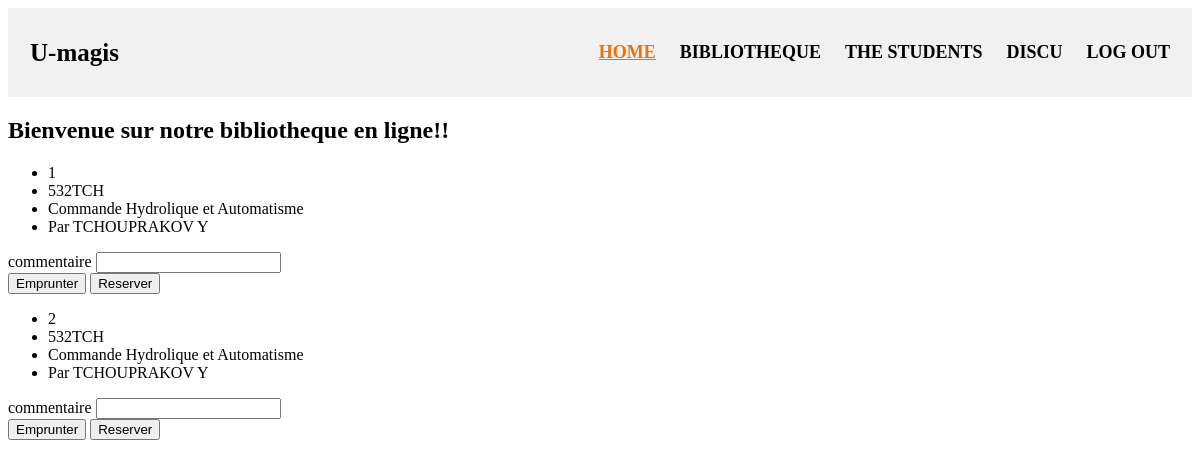
The app's page /biblio/ (signed in) with its own data.
### bibliotheque/models.py (models this page shows)
class Books(models.Model):
    numero = models.CharField(max_length=6)
    auteur = models.CharField(max_length=30)
    titre = models.CharField(max_length=100)
    edition = models.CharField(max_length=10, blank=True)
    annee = models.IntegerField(blank=True)
    lieu = models.CharField(max_length=15, blank=True)
    cotation = models.CharField(max_length=10)
    etat = models.IntegerField()
    observation = models.CharField(max_length=20, blank=True)
    categorie = models.CharField(max_length=50)

### gestionLivres/views.py (the view)
# urls.py: path('biblio/', include('gestionLivres.urls')),
def biblio(request):
    if 'logged_user_id' in request.session:
        logged_user_id = request.session['logged_user_id']
        logged_user = Users.objects.get(id=logged_user_id)
        listbook = []
        for index in range(1,3):
            book = Books.objects.get(id=index)
            idBook = book.id
            cotation = book.cotation
            titre = book.titre
            auteur = book.auteur
            bookshow = {
                    'cotation':cotation,
                    'titre':titre,
                    'auteur':auteur,
                    'idBook':idBook
                }
            listbook.append(bookshow)
        return render(request, 'biblio.html', context={'listbook':listbook})
    else:
        return render(request, 'login.html')

### templates/biblio.html (shortened to what this page needs)
{% extends "baseheader.html" %}
{% block home %}<a href="http://127.0.0.1:8000/home/" class="bar" style="color: rgb(236, 112, 11);"> <u>HOME</u> </a> {% endblock %}
{% block portfolio %} THE STUDENTS {% endblock %}
{% block connexion %} <a href="http://127.0.0.1:8000/logout/"> LOG OUT </a>  {% endblock %}
{% block bibliotheque %} BIBLIOTHEQUE {% endblock %}
{% block discu %} DISCU {% endblock %}
{% block body %}
        <p>
            <h2> Bienvenue sur notre bibliotheque en ligne!! </h2>
        </p>
        <div>
                {% for bookshow in listbook %}
                <form action="http://127.0.0.1:8000/biblio/borrow/" method="post"> {% csrf_token %}
                        <ul>
                            <li>{{ bookshow.idBook }}</li>
                            <li>{{ bookshow.cotation }}</li>
                            <li>{{ bookshow.titre }}</li>
                            <li>Par {{ bookshow.auteur }}</li>
                        </ul>
                        <label for="commentaire">commentaire</label>
                        <input type="text" name="commentaire"> <br>
                        <input type="submit" name="clicked_button" value="Emprunter">
                        <input type="submit" name="clicked_button" value="Reserver">
                </form>
                {% endfor %}
        </div>
{% endblock %}

### templates/baseheader.html (style rules this page uses)
.header a { float: left; color: black; text-align: center; padding: 12px; text-decoration: none; font-size: 18px; line-height: 25px; border-radius: 4px; }

### records on screen
Books: cotation "532TCH", titre "Commande Hydrolique et Automatisme", auteur "TCHOUPRAKOV Y"
Books: cotation "532TCH", titre "Commande Hydrolique et Automatisme", auteur "TCHOUPRAKOV Y"

### other values on screen
{{ bookshow.idBook }} "1" "2"
